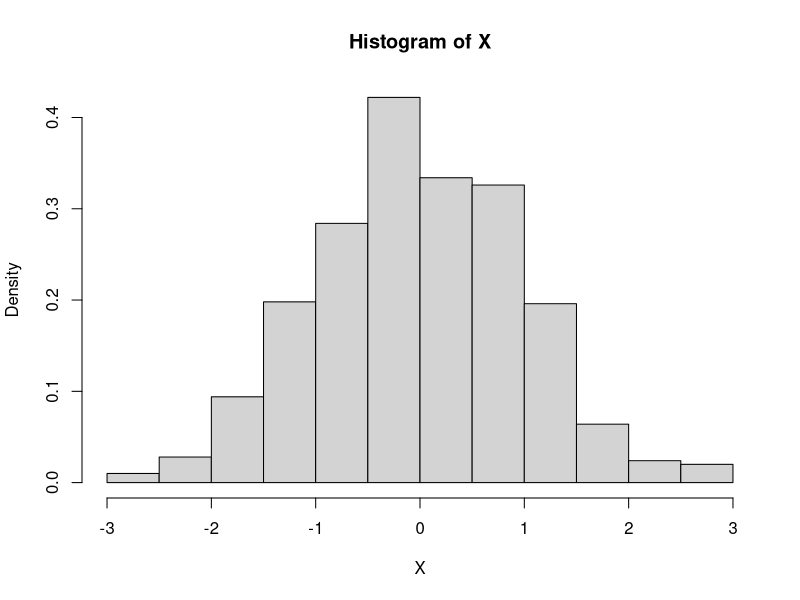
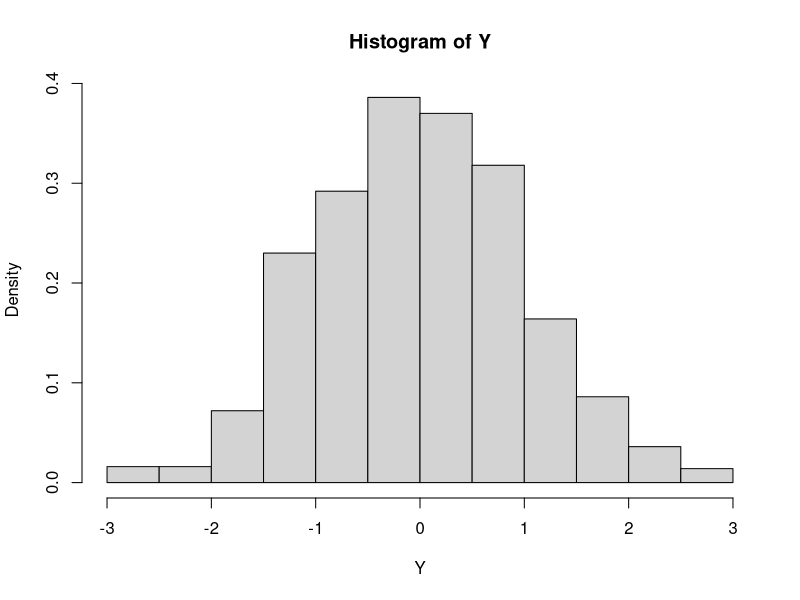
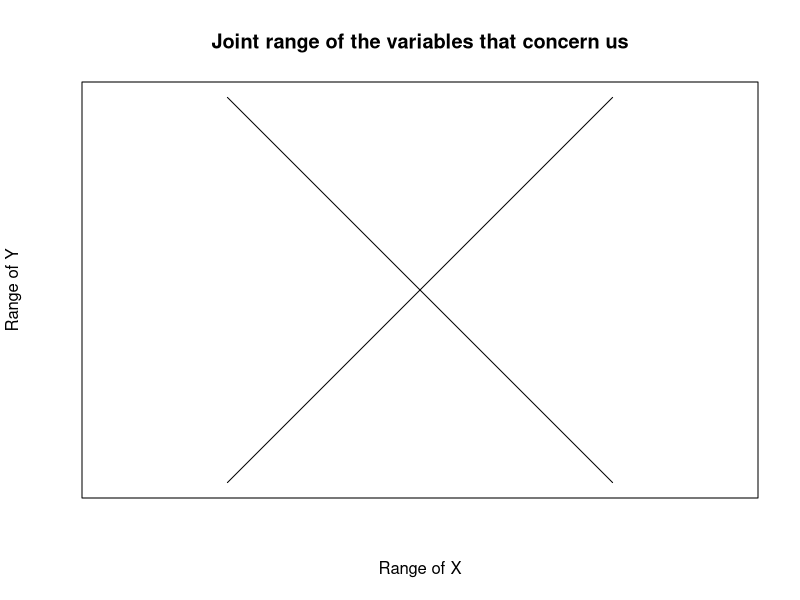
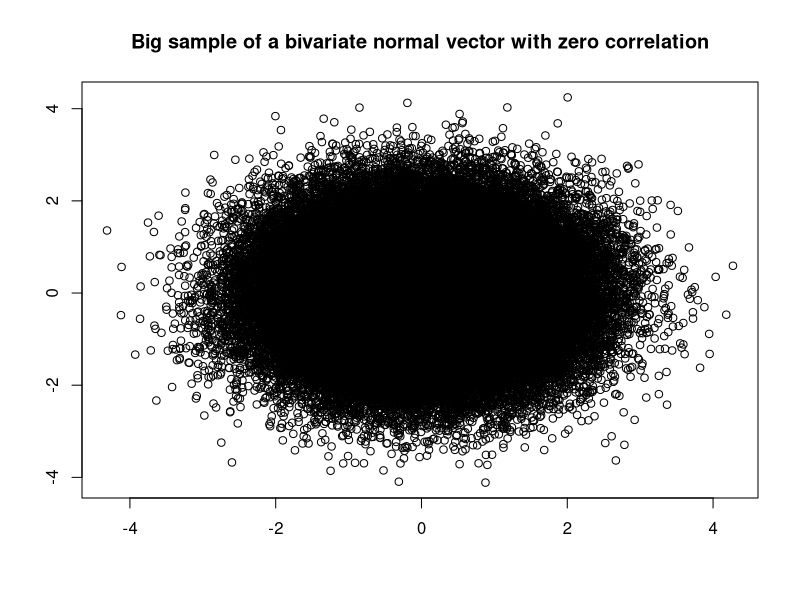

These figures' R source, in order:
## ---- chunk 1
# Previous installation of package stats is required

sample_j = stats::rbinom(1000, 1, 1/2)*2 - 1
sample_x = rnorm(1000, 0, 1)
sample_y = sample_j*sample_x

hist(sample_x, freq = FALSE, xlab = "X", main = "Histogram of X")
hist(sample_y, freq = FALSE, xlab = "Y", main = "Histogram of Y")
## ---- chunk 2
cor(sample_x, sample_y)
## ---- chunk 3
y_close_minus_1.1 = sample_y[sample_x >= -1.6 & sample_x <= -0.6]

length(y_close_minus_1.1[y_close_minus_1.1 < 0])/length(y_close_minus_1.1)
## ---- chunk 4
plot_x = -100:100
y_1 = -100:100
y_2 = 100:-100
plot(plot_x, y_1, type = 'l', xlab = "Range of X", ylab = "Range of Y", asp = 1, xaxt = 'n', yaxt = 'n', main = "Joint range of the variables that concern us")
lines(plot_x, y_2)

x_axis = rnorm(100000, 0, 1)
y_axis = rnorm(100000, 0, 1)

plot(x_axis, y_axis, xlab = "", ylab= "", main = "Big sample of a bivariate normal vector with zero correlation")
